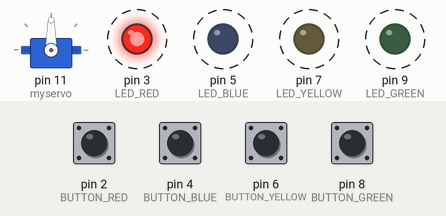
Simulated run of this sketch. Board: Arduino Uno, built with avr-gcc and run on an emulated ATmega328P. Parts: servo, output pins drawn as LEDs (lit = HIGH). Dashed ring = blinking. Inputs (shaded band) come from the test bench; at power-on: pin 2 (BUTTON_RED), pin 4 (BUTTON_BLUE), pin 6 (BUTTON_YELLOW), pin 8 (BUTTON_GREEN) HIGH. Random numbers use the default seed unless the sketch sets one.

Above: at 1.95 s.
2.0 s: pin 2 (BUTTON_RED) pulled LOW for 0.15 s
At 3.32 s:
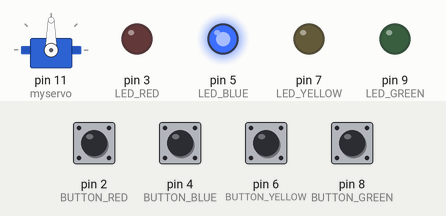
4.9 s: pin 4 (BUTTON_BLUE) pulled LOW for 0.15 s
At 6.43 s:
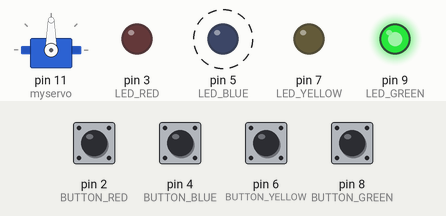
8.0 s: pin 6 (BUTTON_YELLOW) pulled LOW for 0.15 s
11.0 s: pin 6 (BUTTON_YELLOW) pulled LOW for 1 s
At 13.1 s:
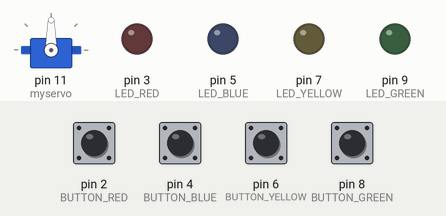
13.9 s: pin 2 (BUTTON_RED) pulled LOW for 1 s
16.9 s: pin 4 (BUTTON_BLUE) pulled LOW for 1 s
At 17.7 s:
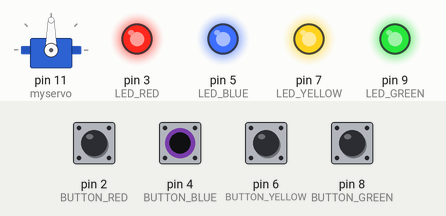
Timing chart, 0 to 19.9 s (numbered marks = the images above; inputs shaded):
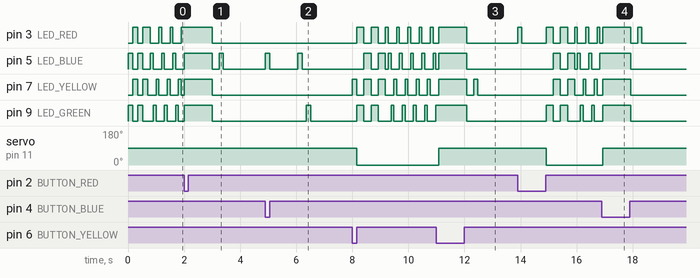

Measured:
- after the input at 11.0 s, servo on pin 11 (myservo): 0° → 90° after 0.08 s
- after the input at 16.9 s, servo on pin 11 (myservo): 0° → 90° at once

The sketch:

ArduinoIDECODE.ino
```cpp
#include <Servo.h>

#define CHOICE_OFF      0 //Used to control LEDs
#define CHOICE_NONE     0 //Used to check buttons
#define CHOICE_RED  (1 << 0)
#define CHOICE_GREEN    (1 << 3)
#define CHOICE_BLUE (1 << 1)
#define CHOICE_YELLOW   (1 << 2)

#define LED_RED     3
#define LED_GREEN   9
#define LED_BLUE    5
#define LED_YELLOW  7

// Button pin definitions
#define BUTTON_RED    2
#define BUTTON_GREEN  8
#define BUTTON_BLUE   4
#define BUTTON_YELLOW 6

// Define game parameters
#define ROUNDS_TO_WIN      12 //Number of rounds to succesfully remember before you win. 13 is do-able.
#define ENTRY_TIME_LIMIT   3000 //Amount of time to press a button before game times out. 3000ms = 3 sec

#define MODE_MEMORY  0
#define MODE_BATTLE  1

// Game state variables
byte gameMode = MODE_MEMORY; //By default, let's play the memory game
byte gameBoard[32]; //Contains the combination of buttons as we advance
byte gameRound = 0; //Counts the number of succesful rounds the player has made it through

Servo myservo;

void setup()
{
  myservo.attach(11);
  //Setup hardware inputs/outputs. These pins are defined in the hardware_versions header file

  //Enable pull ups on inputs
  pinMode(BUTTON_RED, INPUT_PULLUP);
  pinMode(BUTTON_GREEN, INPUT_PULLUP);
  pinMode(BUTTON_BLUE, INPUT_PULLUP);
  pinMode(BUTTON_YELLOW, INPUT_PULLUP);

  pinMode(LED_RED, OUTPUT);
  pinMode(LED_GREEN, OUTPUT);
  pinMode(LED_BLUE, OUTPUT);
  pinMode(LED_YELLOW, OUTPUT);

  //Mode checking
  gameMode = MODE_MEMORY; // By default, we're going to play the memory game


  // Check to see if upper right button is pressed
  if (checkButton() == CHOICE_GREEN)
  {
    gameMode = MODE_BATTLE; //Put game into battle mode

    //Turn on the upper right (green) LED
    setLEDs(CHOICE_GREEN);
    toner(CHOICE_GREEN, 150);

    setLEDs(CHOICE_RED | CHOICE_BLUE | CHOICE_YELLOW); // Turn on the other LEDs until you release button

    while(checkButton() != CHOICE_NONE) ; // Wait for user to stop pressing button

    //Now do nothing. Battle mode will be serviced in the main routine
  }

  play_winner(); // After setup is complete, say hello to the world
  myservo.write(90);
}

void loop()
{
  attractMode(); // Blink lights while waiting for user to press a button

  // Indicate the start of game play
  setLEDs(CHOICE_RED | CHOICE_GREEN | CHOICE_BLUE | CHOICE_YELLOW); // Turn all LEDs on
  myservo.write(90);
  delay(1000);
  setLEDs(CHOICE_OFF); // Turn off LEDs
  delay(250);

  if (gameMode == MODE_MEMORY)
  {
    // Play memory game and handle result
    if (play_memory() == true)
      play_winner(); // Player won, play winner tones
    else
      play_loser(); // Player lost, play loser tones
  }

  if (gameMode == MODE_BATTLE)
  {
    play_battle(); // Play game until someone loses

    play_loser(); // Player lost, play loser tones
  }
}

//-=-=-=-=-=-=-=-=-=-=-=-=-=-=-=-=-=-=-=-=-=-=-=-=-=-=-=-=-=-=
//The following functions are related to game play only

// Play the regular memory game
// Returns 0 if player loses, or 1 if player wins
boolean play_memory(void)
{
  randomSeed(millis()); // Seed the random generator with random amount of millis()

  gameRound = 0; // Reset the game to the beginning

  while (gameRound < ROUNDS_TO_WIN)
  {
    add_to_moves(); // Add a button to the current moves, then play them back

    playMoves(); // Play back the current game board

    // Then require the player to repeat the sequence.
    for (byte currentMove = 0 ; currentMove < gameRound ; currentMove++)
    {
      byte choice = wait_for_button(); // See what button the user presses

      if (choice == 0) return false; // If wait timed out, player loses

      if (choice != gameBoard[currentMove]) return false; // If the choice is incorect, player loses
    }

    delay(1000); // Player was correct, delay before playing moves
  }

  return true; // Player made it through all the rounds to win!
}

// Play the special 2 player battle mode
// A player begins by pressing a button then handing it to the other player
// That player repeats the button and adds one, then passes back.
// This function returns when someone loses
boolean play_battle(void)
{
  gameRound = 0; // Reset the game frame back to one frame

  while (1) // Loop until someone fails
  {
    byte newButton = wait_for_button(); // Wait for user to input next move
    gameBoard[gameRound++] = newButton; // Add this new button to the game array

    // Then require the player to repeat the sequence.
    for (byte currentMove = 0 ; currentMove < gameRound ; currentMove++)
    {
      byte choice = wait_for_button();

      if (choice == 0) return false; // If wait timed out, player loses.

      if (choice != gameBoard[currentMove]) return false; // If the choice is incorect, player loses.
    }

    delay(100); // Give the user an extra 100ms to hand the game to the other player
  }

  return true; // We should never get here
}

// Plays the current contents of the game moves
void playMoves(void)
{
  for (byte currentMove = 0 ; currentMove < gameRound ; currentMove++)
  {
    toner(gameBoard[currentMove], 150);

    // Wait some amount of time between button playback
    // Shorten this to make game harder
    delay(150); // 150 works well. 75 gets fast.
  }
}

// Adds a new random button to the game sequence, by sampling the timer
void add_to_moves(void)
{
  byte newButton = random(0, 4); //min (included), max (exluded)

  // We have to convert this number, 0 to 3, to CHOICEs
  if(newButton == 0) newButton = CHOICE_RED;
  else if(newButton == 1) newButton = CHOICE_GREEN;
  else if(newButton == 2) newButton = CHOICE_BLUE;
  else if(newButton == 3) newButton = CHOICE_YELLOW;

  gameBoard[gameRound++] = newButton; // Add this new button to the game array
}

//The following functions control the hardware

// Lights a given LEDs
// Pass in a byte that is made up from CHOICE_RED, CHOICE_YELLOW, etc
void setLEDs(byte leds)
{
  if ((leds & CHOICE_RED) != 0)
    digitalWrite(LED_RED, HIGH);
  else
    digitalWrite(LED_RED, LOW);

  if ((leds & CHOICE_GREEN) != 0)
    digitalWrite(LED_GREEN, HIGH);
  else
    digitalWrite(LED_GREEN, LOW);

  if ((leds & CHOICE_BLUE) != 0)
    digitalWrite(LED_BLUE, HIGH);
  else
    digitalWrite(LED_BLUE, LOW);

  if ((leds & CHOICE_YELLOW) != 0)
    digitalWrite(LED_YELLOW, HIGH);
  else
    digitalWrite(LED_YELLOW, LOW);
}

// Wait for a button to be pressed.
// Returns one of LED colors (LED_RED, etc.) if successful, 0 if timed out
byte wait_for_button(void)
{
  long startTime = millis(); // Remember the time we started the this loop

  while ( (millis() - startTime) < ENTRY_TIME_LIMIT) // Loop until too much time has passed
  {
    byte button = checkButton();

    if (button != CHOICE_NONE)
    {
      toner(button, 150); // Play the button the user just pressed

      while(checkButton() != CHOICE_NONE) ;  // Now let's wait for user to release button

      delay(10); // This helps with debouncing and accidental double taps

      return button;
    }

  }

  return CHOICE_NONE; // If we get here, we've timed out!
}

// Returns a '1' bit in the position corresponding to CHOICE_RED, CHOICE_GREEN, etc.
byte checkButton(void)
{
  if (digitalRead(BUTTON_RED) == 0) return(CHOICE_RED);
  else if (digitalRead(BUTTON_GREEN) == 0) return(CHOICE_GREEN);
  else if (digitalRead(BUTTON_BLUE) == 0) return(CHOICE_BLUE);
  else if (digitalRead(BUTTON_YELLOW) == 0) return(CHOICE_YELLOW);

  return(CHOICE_NONE); // If no button is pressed, return none
}

// Light the selected LED for the specified duration
void toner(byte which, int duration_ms)
{
  setLEDs(which); //Turn on a given LED

  delay(duration_ms); // Keep the LED lit for the specified duration

  setLEDs(CHOICE_OFF); // Turn off all LEDs
}

// Play the winner light show
void play_winner(void)
{
  setLEDs(CHOICE_GREEN | CHOICE_BLUE);
  delay(175);
  setLEDs(CHOICE_RED | CHOICE_YELLOW);
  delay(175);
  setLEDs(CHOICE_GREEN | CHOICE_BLUE);
  delay(175);
  setLEDs(CHOICE_RED | CHOICE_YELLOW);
  delay(175);
}

// Play the loser light show
void play_loser(void)
{
   myservo.write(0);

  setLEDs(CHOICE_RED | CHOICE_GREEN);
  delay(255);

  setLEDs(CHOICE_BLUE | CHOICE_YELLOW);
  delay(255);

  setLEDs(CHOICE_RED | CHOICE_GREEN);
  delay(255);

  setLEDs(CHOICE_BLUE | CHOICE_YELLOW);
  delay(255);


}

// Show an "attract mode" display while waiting for user to press button.
void attractMode(void)
{
  while(1)
  {
    setLEDs(CHOICE_RED);
    delay(100);
    if (checkButton() != CHOICE_NONE) return;

    setLEDs(CHOICE_BLUE);
    delay(100);
    if (checkButton() != CHOICE_NONE) return;

    setLEDs(CHOICE_GREEN);
    delay(100);
    if (checkButton() != CHOICE_NONE) return;

    setLEDs(CHOICE_YELLOW);
    delay(100);
    if (checkButton() != CHOICE_NONE) return;
  }
  myservo.write(90);
}
```
